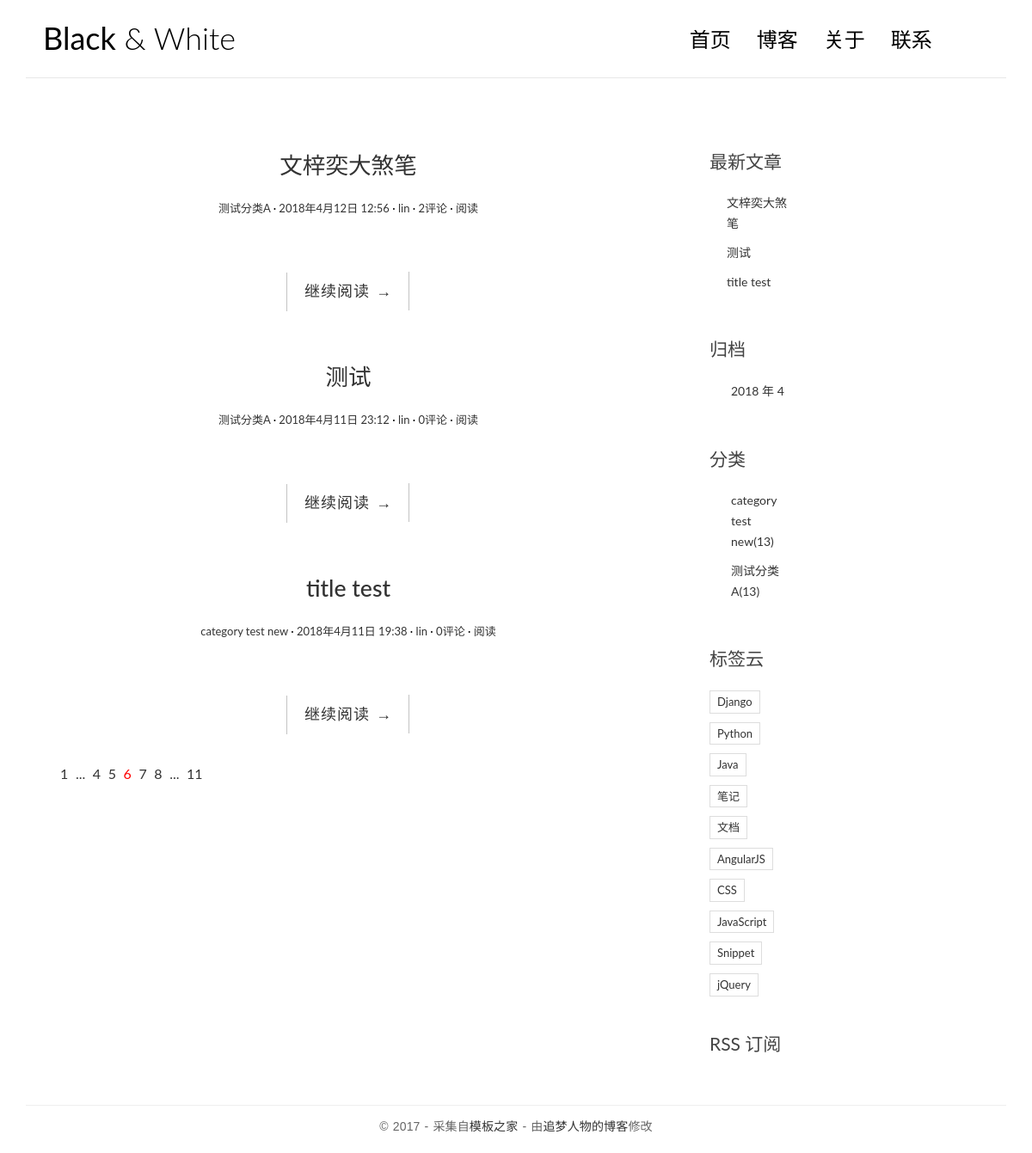
The page / on the database its author committed.
### blog/models.py (models this page shows, shortened)
class Post(models.Model):
    title = models.CharField(max_length=70)
    body = models.TextField()
    created_time = models.DateTimeField()
    modified_time = models.DateTimeField()
    excerpt = models.CharField(max_length=200, blank=True)
    category = models.ForeignKey(Category, on_delete=models.CASCADE)
    tags = models.ManyToManyField(Tag, blank=True)
    author = models.ForeignKey(User, on_delete=models.CASCADE)
    def get_absolute_url(self):
        return reverse('blog:detail', kwargs={'pk': self.pk})
    class Meta:
        ordering = ['-created_time']
    """

from django.utils import timezone
from django.contrib.auth.models import User
user = User.objects.get(username='lin')
c = Category.objects.get(name='category test')
p = Post(title='title test', body='body test', created_time=timezone.now(),category=c, modified_time=timezone.now(), author=user)
p.save()
Category.objects.all()
    """

class Category(models.Model):
    name = models.CharField(max_length=100)

### blog/views.py (the view)
# urls.py: url('^$', views.index, name='index'),
def index(request):
    post_list = Post.objects.all()
    return render(request, 'blog/index.html', context={'post_list': post_list})

### blog/templatetags/blog_tags.py (called while the page is built)
@register.simple_tag
def get_recent_posts(num=5):
    return Post.objects.all().order_by('-created_time')[:num]

@register.simple_tag
def archives():
    return Post.objects.dates('created_time', 'month', order='DESC')

@register.simple_tag
def get_category():
    return Category.objects.all()

### templates/blog/index.html (shortened to what this page needs)
{% extends 'base.html' %}
{% block main %}
                {% for post in post_list %}
                <article class="post post-{{ post.pk }}">
                    <header class="entry-header">
                        <h1 class="entry-title">
                            <a href="{{ post.get_absolute_url }}">{{ post.title }}</a>
                        </h1>
                        <div class="entry-meta">
                            <span class="post-category"><a href="{% url 'blog:category' post.category.pk %}">{{ post.category.name }}</a></span>
                            <span class="post-date"><a href="#"><time class="entry-date"
                                                                      datetime="{{ post.created_time }}">{{ post.created_time }}</time></a></span>
                            <span class="post-author"><a href="#">{{ post.author }}</a></span>
                            <span class="comments-link"><a href="{% url 'comments:post_comment' post.pk %}">{{ post.comment_set.count }}评论</a></span>
                            <span class="views-count"><a href="#">阅读</a></span>
                        </div>
                    </header>
                    <div class="entry-content clearfix">
                        <div class="read-more cl-effect-14">
                            <a href="{{ post.get_absolute_url }}" class="more-link">继续阅读 <span class="meta-nav">→</span></a>
                        </div>
                    </div>
                </article>
                {% empty %}
                    <div class="no-post">暂时还没有发布的文章！</div>
                {% endfor %}
                <div class="pagination">
                    <ul>
                        <li><a href="">1</a></li>
                        <li><a href="">...</a></li>
                        <li><a href="">4</a></li>
                        <li><a href="">5</a></li>
                        <li class="current"><a href="">6</a></li>
                        <li><a href="">7</a></li>
                        <li><a href="">8</a></li>
                        <li><a href="">...</a></li>
                        <li><a href="">11</a></li>
                    </ul>
                </div>
{% endblock main %}

### templates/base.html (shortened to what this page needs)
{% load staticfiles %}
{% load blog_tags %}
<!DOCTYPE html>
<html>
<head>
    <link rel="stylesheet" href="{% static 'blog/css/bootstrap.min.css' %}">
    <link rel="stylesheet" href="http://code.ionicframework.com/ionicons/2.0.1/css/ionicons.min.css">
    <link rel="stylesheet" href="{% static 'blog/css/pace.css' %}">
    <link rel="stylesheet" href="{% static 'blog/css/custom.css' %}">
    <link rel="stylesheet" href="{% static 'blog/css/highlights/github.css' %}">
</head>
<body>
<div class="container">
    <header id="site-header">
        <div class="row">
            <div class="col-md-4 col-sm-5 col-xs-8">
                <div class="logo">
                    <h1><a href="{% url 'blog:index' %}"><b>Black</b> &amp; White</a></h1>
                </div>
            </div>
            <div class="col-md-8 col-sm-7 col-xs-4">
                <nav class="main-nav" role="navigation">
                    <div class="collapse navbar-collapse" id="bs-example-navbar-collapse-1">
                        <ul class="nav navbar-nav navbar-right">
                            <li class="cl-effect-11"><a href="{% url 'blog:index' %}" data-hover="首页">首页</a></li>
                            <li class="cl-effect-11"><a href="../../blog/static/full-width.html" data-hover="博客">博客</a></li>
                            <li class="cl-effect-11"><a href="../../blog/static/about.html" data-hover="关于">关于</a></li>
                            <li class="cl-effect-11"><a href="../../blog/static/contact.html" data-hover="联系">联系</a></li>
                        </ul>
                    </div>
                </nav>
            </div>
        </div>
    </header>
</div>
<div class="content-body">
    <div class="container">
        <div class="row">
            <main class="col-md-8">
                {% block main %}
                {% endblock main%}
            </main>
            <aside class="col-md-4">
                <aside class="col-md-4">
                <div class="widget widget-recent-posts">
                    <h3 class="widget-title">最新文章</h3>
                    {% get_recent_posts as recent_post_list %}
                    <ul>
                        {% for post in recent_post_list %}
                        <li>
                            <a href="{{ post.get_absolute_url }}">{{ post.title }}</a>
                        </li>
                        {% empty %}
                        暂无文章！
                        {% endfor %}
                    </ul>
                </div>
                <div class="widget widget-archives">
                    <h3 class="widget-title">归档</h3>
                    {% archives as date_list %}
                    <ul>
                        {% for date in date_list %}
                        <li>
                            <a href="{% url 'blog:archives' date.year date.month %}">{{ date.year }} 年 {{ date.month }}</a>
                        </li>
                        {% empty %}
                        暂无归档！
                        {% endfor %}
                    </ul>
                </div>
                <div class="widget widget-category">
                    <h3 class="widget-title">分类</h3>
                    {% get_category as category_list %}
                    <ul>
                        {% for category in category_list %}
                        <li>
                            <a href="{% url 'blog:category' category.pk %}">{{ category.name }}<span class="post-count">(13)</span></a>
                        </li>
                        {% empty %}
                        暂无分类！
                        {% endfor %}
                    </ul>
                </div>
                <div class="widget widget-tag-cloud">
                    <h3 class="widget-title">标签云</h3>
                    <ul>
                        <li>
                            <a href="#">Django</a>
                        </li>
                        <li>
                            <a href="#">Python</a>
                        </li>
                        <li>
                            <a href="#">Java</a>
                        </li>
                        <li>
                            <a href="#">笔记</a>
                        </li>
                        <li>
                            <a href="#">文档</a>
                        </li>
                        <li>
                            <a href="#">AngularJS</a>
                        </li>
                        <li>
                            <a href="#">CSS</a>
                        </li>
                        <li>
                            <a href="#">JavaScript</a>
                        </li>
                        <li>
                            <a href="#">Snippet</a>
                        </li>
                        <li>
                            <a href="#">jQuery</a>
                        </li>
                    </ul>
                </div>
                <div class="rss">
                    <a href=""> RSS 订阅</a>
                </div>
            </aside>
            </aside>
        </div>
    </div>
</div>
<footer id="site-footer">
    <div class="container">
        <div class="row">
            <div class="col-md-12">
                <p class="copyright">&copy 2017 - 采集自<a href="http://www.cssmoban.com/"
                                                        target="_blank" title="模板之家">模板之家</a>
                    - 由<a href="http://zmrenwu.com/" title="网页模板" target="_blank">追梦人物的博客</a>修改
                </p>
            </div>
        </div>
    </div>
</footer>
</body>
</html>

### blog/static/blog/css/custom.css (style rules this page uses)
* { outline: none; }
h1, h2, h3, h4, h5, h6 { margin-top: 0; }
b { font-weight: 400; }
a { color: #333; }
body { color: #444; font-family: 'Lato', sans-serif; }
p { font-family: 'Ubuntu', sans-serif; font-weight: 400; word-spacing: 1px; letter-spacing: 0.01em; }
#site-header { background-color: #FFF; padding: 25px 20px; margin-bottom: 40px; border-bottom: 1px solid #e7e7e7; }
.logo h1 a { color: #000; }
.logo h1 { margin: 0; font-family: 'Lato', sans-serif; font-weight: 300; }
.main-nav { margin-top: 11px; max-width: 95%; }
.main-nav a { color: #000000 !important; padding: 0 0 5px 0 !important; margin-right: 30px; font-family: 'Lato', sans-serif; font-weight: 300; font-size: 24px; }
.cl-effect-11 a { padding: 10px 0; color: #0972b4; text-shadow: none; }
.cl-effect-11 a::before { position: absolute; top: 0; left: 0; overflow: hidden; padding: 0 0 5px 0 !important; max-width: 0; border-bottom: 1px solid #000; color: #000; content: attr(data-hover); white-space: nowrap; -webkit-transition: max-width 0.5s; -moz-transition: max-width 0.5s; transition: max-width 0.5s; }
.content-body { padding-bottom: 4em; }
.post { background: #fff; padding: 30px 30px 0; }
.entry-title { text-align: center; font-size: 1.9em; margin-bottom: 20px; line-height: 1.6; padding: 10px 20px 0; }
.entry-meta { text-align: center; color: #DDDDDD; font-size: 13px; margin-bottom: 30px; }
.entry-content { font-size: 18px; line-height: 1.9; font-weight: 300; color: #000; }
.post-category::after, .post-date::after, .post-author::after, .comments-link::after { content: ' ·'; color: #000; }
.read-more { font-family: 'Ubuntu', sans-serif; font-weight: 400; word-spacing: 1px; letter-spacing: 0.01em; text-align: center; margin-top: 20px; }
.cl-effect-14 a { padding: 0 20px; height: 45px; line-height: 45px; position: relative; display: inline-block; margin: 15px 25px; letter-spacing: 1px; font-weight: 400; text-shadow: 0 0 1px rgba(255, 255, 255, 0.3); }
.cl-effect-14 a::before, .cl-effect-14 a::after { position: absolute; width: 45px; height: 1px; background: #C3C3C3; content: ''; -webkit-transition: all 0.3s; -moz-transition: all 0.3s; transition: all 0.3s; pointer-events: none; }
.cl-effect-14 a::before { top: 0; left: 0; -webkit-transform: rotate(90deg); -moz-transform: rotate(90deg); transform: rotate(90deg); -webkit-transform-origin: 0 0; -moz-transform-origin: 0 0; transform-origin: 0 0; }
.cl-effect-14 a::after { right: 0; bottom: 0; -webkit-transform: rotate(90deg); -moz-transform: rotate(90deg); transform: rotate(90deg); -webkit-transform-origin: 100% 0; -moz-transform-origin: 100% 0; transform-origin: 100% 0; }
.widget { background: #fff; padding: 30px 0 0; }
.widget-title { font-size: 1.5em; margin-bottom: 20px; line-height: 1.6; padding: 10px 0 0; font-weight: 400; }
.widget-recent-posts ul { padding: 0; margin: 0; padding-left: 20px; }
.widget-recent-posts ul li { list-style-type: none; position: relative; line-height: 170%; margin-bottom: 10px; }
.widget-recent-posts ul li::before { content: '\f3d3'; font-family: "Ionicons"; position: absolute; left: -17px; top: 3px; font-size: 16px; color: #000; }
.widget-archives ul { padding: 0; margin: 0; padding-left: 25px; }
.widget-archives ul li { list-style-type: none; position: relative; line-height: 170%; margin-bottom: 10px; }
.widget-archives ul li::before { content: '\f3f3'; font-family: "Ionicons"; position: absolute; left: -25px; top: 1px; font-size: 16px; color: #000; }
.widget-category ul { padding: 0; margin: 0; padding-left: 25px; }
.widget-category ul li { list-style-type: none; position: relative; line-height: 170%; margin-bottom: 10px; }
.widget-category ul li::before { content: '\f3fe'; font-family: "Ionicons"; position: absolute; left: -25px; top: 1px; font-size: 18px; color: #000; }
.widget-tag-cloud ul { padding: 0; margin: 0; margin-right: -10px; }
.widget-tag-cloud ul li { list-style-type: none; font-size: 13px; display: inline-block; margin-right: 10px; margin-bottom: 10px; padding: 3px 8px; border: 1px solid #ddd; }
.rss { font-size: 21px; margin-top: 30px; }
.rss a { color: #444; }
#site-footer { padding-top: 10px; padding: 0 0 1.5em 0; }
.copyright { text-align: center; padding-top: 1em; margin: 0; border-top: 1px solid #eee; color: #666; }
.pagination ul { list-style: none; }
.pagination ul li { display: inline-block; font-size: 16px; margin-right: 5px; }
.current a { color: red; }

### rows shown on the page
Post: title "文梓奕大煞笔", category.name "测试分类A", created_time "2018年4月12日 12:56", author "lin", comment_set.count "2"
Post: title "测试", category.name "测试分类A", created_time "2018年4月11日 23:12", author "lin", comment_set.count "0"
Post: title "title test", category.name "category test new", created_time "2018年4月11日 19:38", author "lin", comment_set.count "0"
Category: name "category test new"
Category: name "测试分类A"

### other values the page prints
{{ date.year }} "2018"
{{ date.month }} "4"
